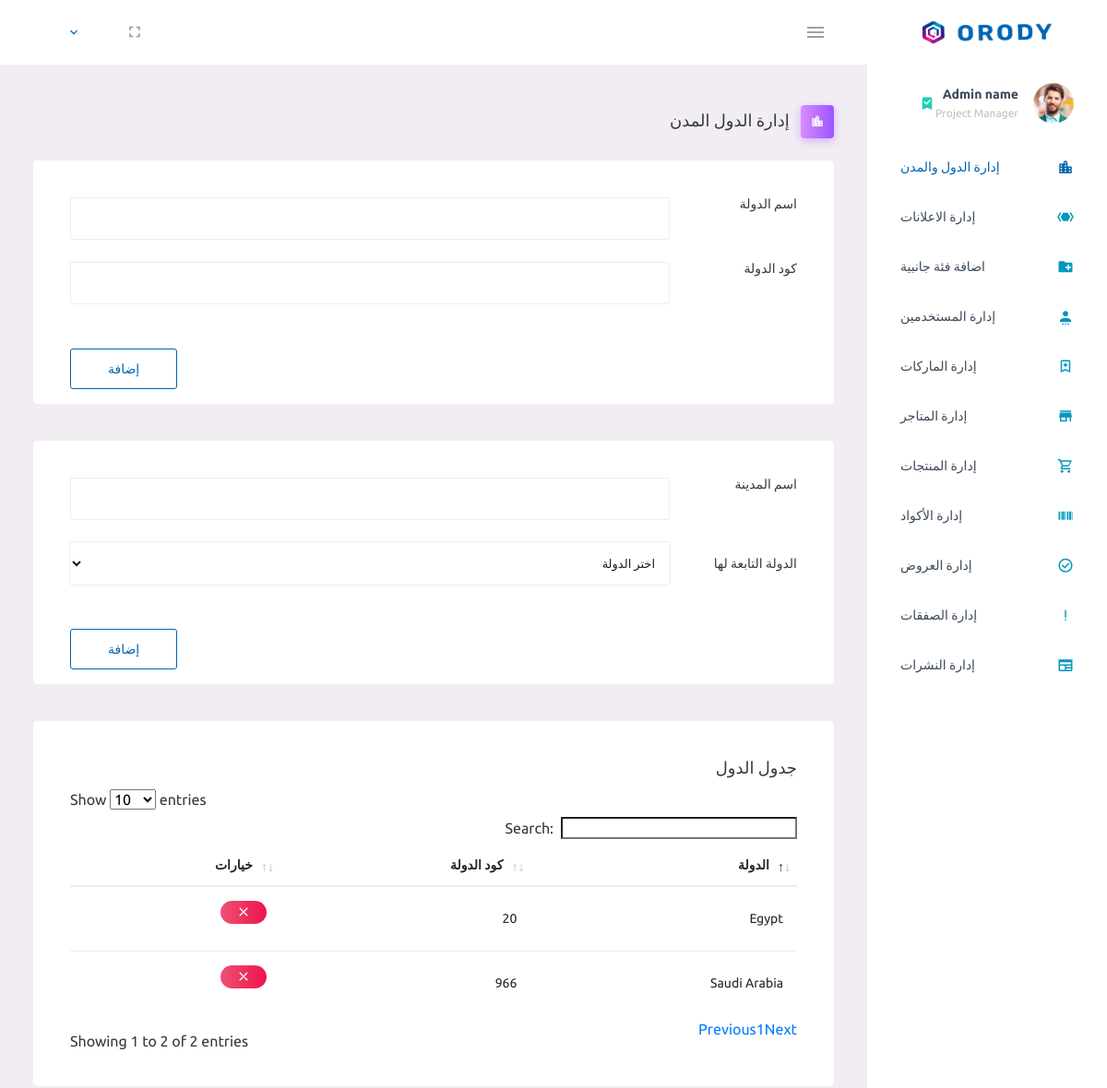
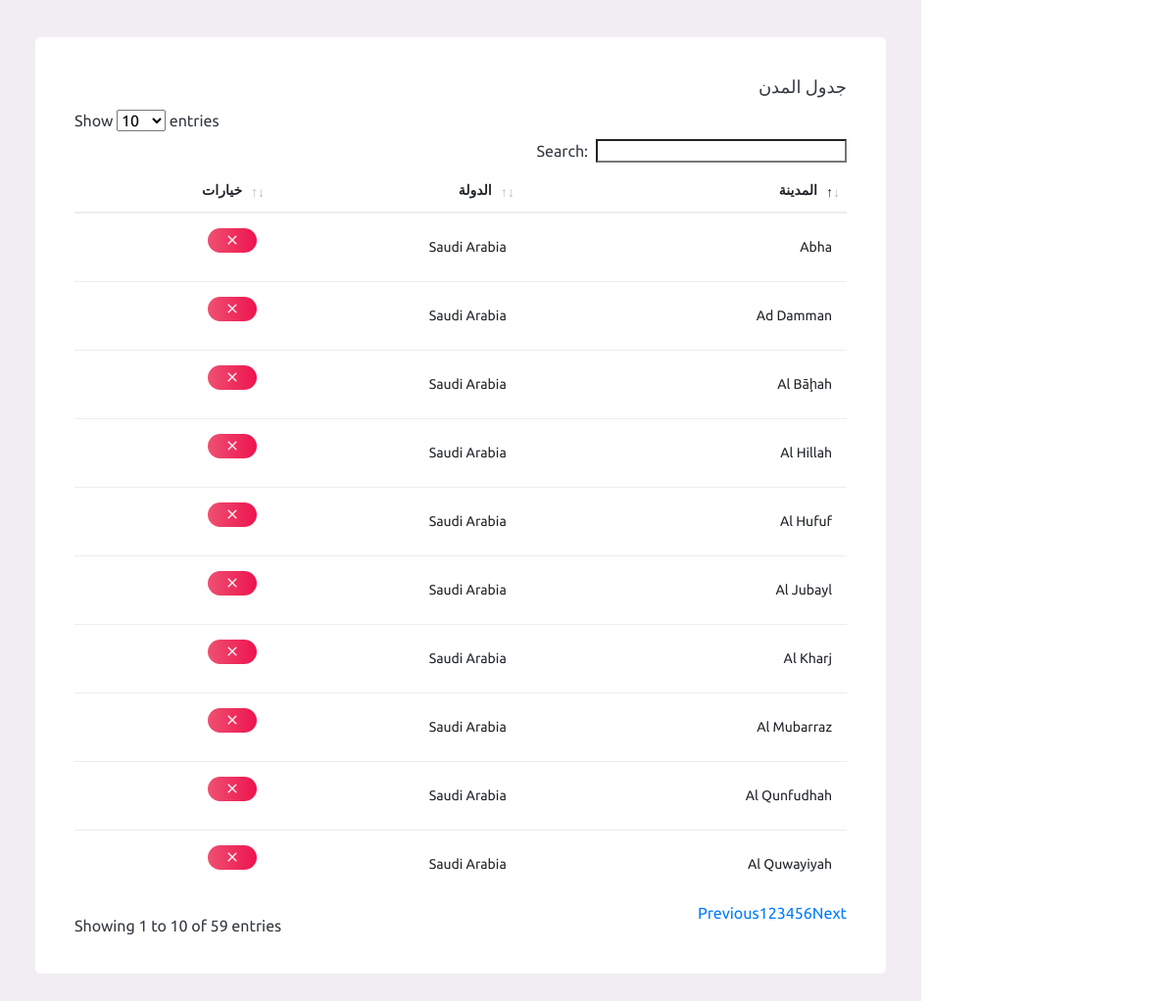
The app's page /pages/basicData/basicData.php with its own data (2 pictures, top to bottom).
### tables this page shows
CREATE TABLE `country` (
  `id` tinyint(3) UNSIGNED NOT NULL,
  `country` varchar(44) NOT NULL,
  `code` smallint(6) NOT NULL
);

CREATE TABLE `city` (
  `id` smallint(6) NOT NULL,
  `city` varchar(34) NOT NULL,
  `countrycode` tinyint(3) UNSIGNED NOT NULL
);

### pages/basicData/basicData.php (the view, shortened to what this page needs)
<?php
require '../../api/db.php';
$stmt = $conn->prepare("select *  from country order by country ASC ;");
$stmt->execute();
$countries = $stmt->fetchAll();
$countries_size = $stmt->rowcount();
$stmt=$conn->prepare("select *  from city order by countrycode Asc ;");
$stmt->execute();
$result=$stmt->fetchAll();
$size=$stmt->rowcount();
?>
<html lang="en">
<head>
    <link rel="stylesheet" href="../../assets/vendors/mdi/css/materialdesignicons.min.css">
    <link rel="stylesheet" href="../../assets/vendors/css/vendor.bundle.base.css">
    <link rel="stylesheet" href="../../assets/css/style.css">
    <link rel="stylesheet" href="../../assets/\css\dataTables.css">
</head>
<body class="">
    <div class="container-scroller">
        <?php include '../../api/nav.php'; ?>
        <div class="container-fluid page-body-wrapper">
            <div class="main-panel">
                <div class="content-wrapper">
                    <div class="page-header">
                        <h3 class="page-title">
                            إدارة الدول المدن
                            <span class="page-title-icon bg-gradient-primary text-white mr-2">
                                <i class="mdi mdi-city"></i>
                            </span> </h3>
                    </div>
                    <div class="row">
                        <div class="rtl col-12 grid-margin">
                            <div class="card">
                                <form action="basicData.php" method="POST">
                                    <div class="card-body">
                                        <div class="form-group row">
                                            <div class="col-12">
                                                <div class="form-group row">
                                                    <label for="example-search-input2" class="col-2">اسم الدولة</label>
                                                    <div class="col-10">
                                                        <input type="text" name="country" class="form-control" value="" required>
                                                    </div>
                                                </div>
                                                <div class="form-group row">
                                                    <label for="example-search-input2" class="col-2">كود الدولة</label>
                                                    <div class="col-10">
                                                        <input type="number" name="code" class="form-control" value="" required>
                                                    </div>
                                                </div>
                                            </div>
                                        </div>
                                        <a> <button type="submit" name="add_country" style="float:left" class="btn btn-outline-primary btn-round">إضافة</button></a>
                                    </div>
                                </form>
                            </div>
                        </div>
                        <div class="rtl col-12 grid-margin">
                            <div class="card">
                                <form action="basicData.php" method="POST">
                                    <div class="card-body">
                                        <div class="form-group row">
                                            <div class="col-12">
                                                <div class="form-group row">
                                                    <label for="example-search-input2" class="col-2">اسم المدينة</label>
                                                    <div class="col-10">
                                                        <input type="text" name="city" class="form-control" value="" required>
                                                    </div>
                                                </div>
                                                <div class="form-group row">
                                                    <label for="example-search-input" class="col-2 col-form-label"> الدولة التابعة لها</label>
                                                    <div class="col-10"><select name="country_code" id="country" class="form-control">
                                                            <option value="null">اختر الدولة</option>
                                                        </select>
                                                    </div>
                                                </div>
                                            </div>
                                        </div>
                                        <a> <button type="submit" name="add_city" style="float:left" class="btn btn-outline-primary btn-round">إضافة</button></a>
                                    </div>
                                </form>
                            </div>
                        </div>
                        <div class="col-12 grid-margin">
                            <div class="card">
                                <div class="card-body">
                                    <div class="row">
                                        <div class="col-sm-12">
                                            <h4 class="card-title">جدول الدول</h4>
                                        </div>
                                    </div>
                                    <div class="table-responsive">
                                        <table id="tableId" class="rtl table">
                                            <thead>
                                                <tr>
                                                    <th> الدولة </th>
                                                    <th> كود الدولة </th>
                                                    <th> خيارات </th>
                                                </tr>
                                            </thead>
                                            <tbody>
                                                <?php
                                                for ($i = 0; $i < $countries_size; $i++) {
                                                ?>
                                                    <tr>
                                                        <td> <?php echo $countries[$i][1]; ?> </td>
                                                        <td> <?php echo $countries[$i][2]; ?> </td>
                                                        <td>
                                                            <form id="deletec<?php echo $countries[$i]['0']; ?>" action="basicData.php" method="POST"> <input type="hidden" name="id" value="<?php echo $countries[$i]['0']; ?>">
                                                                <button onclick="delete_data(c<?php echo $countries[$i]['0']; ?>);" name="delete_country" type="submit" style="width:50px;" class="btn btn-gradient-danger btn-rounded btn-icon">
                                                                    <i class="mdi mdi-close"></i>
                                                                </button></form>
                                                        </td>
                                                    </tr>
                                                <?php
                                                }
                                                ?>
                                            </tbody>
                                        </table>
                                    </div>
                                </div>
                            </div>
                        </div>
                        <div class="col-12 grid-margin">
                            <div class="card">
                                <div class="card-body">
                                    <div class="row">
                                        <div class="col-sm-12">
                                            <h4 class="card-title">جدول المدن</h4>
                                        </div>
                                    </div>
                                    <div class="table-responsive">
                                        <table id="tableId2" class="rtl table">
                                            <thead>
                                                <tr>
                                                    <th> المدينة </th>
                                                    <th> الدولة </th>
                                                    <th> خيارات </th>
                                                </tr>
                                            </thead>
                                            <tbody>
                                                <?php
                                                for ($i = 0; $i < $size; $i++) {
                                                    $stmt = $conn->prepare("select country  from country where id= ?;");
                                                    $stmt->execute(array( $result[$i][2]));
                                                    $country = $stmt->fetchAll();
                                                ?>
                                                    <tr>
                                                        <td> <?php echo $result[$i][1]; ?> </td>
                                                        <td> <?php echo $country[0][0]; ?></td>
                                                        <td>
                                                            <form id="deleteci<?php echo $result[$i]['0']; ?>" action="basicData.php" method="POST"> <input type="hidden" name="C_id" value="<?php echo $result[$i]['0']; ?>">
                                                                <button onclick="delete_data(ci<?php echo $result[$i]['0']; ?>);" name="delete_city" type="submit" style="width:50px;" class="btn btn-gradient-danger btn-rounded btn-icon">
                                                                    <i class="mdi mdi-close"></i>
                                                                </button></form>
                                                        </td>
                                                    </tr>
                                                <?php
                                                }
                                                ?>
                                            </tbody>
                                        </table>
                                    </div>
                                </div>
                            </div>
                        </div>
                    </div>
                </div>
            </div>
            <?php include '../../api/side-nav.php'; ?>
        </div>
    </div>
</body>
</html>

### records on screen
country: country "Egypt", code "20"
country: country "Saudi Arabia", code "966"
city: city "Al Kharj", countrycode.country "Saudi Arabia"
city: city "Al Quwayiyah", countrycode.country "Saudi Arabia"
city: city "Al Bāḩah", countrycode.country "Saudi Arabia"
city: city "Al Hillah", countrycode.country "Saudi Arabia"
city: city "Al Hufuf", countrycode.country "Saudi Arabia"
city: city "Al Mubarraz", countrycode.country "Saudi Arabia"
city: city "Al Jubayl", countrycode.country "Saudi Arabia"
city: city "Ad Damman", countrycode.country "Saudi Arabia"
city: city "Abha", countrycode.country "Saudi Arabia"
city: city "Al Qunfudhah", countrycode.country "Saudi Arabia"
